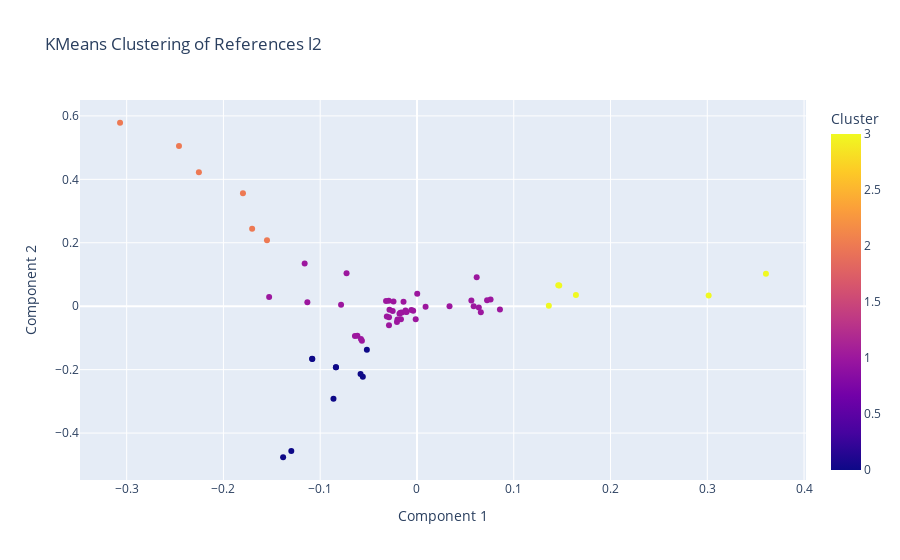

Notebook cell for this chart:
### Code cell
import plotly.express as px
import pandas as pd
from sklearn.cluster import KMeans

# Assuming l1_pca is your PCA-transformed data in pandas DataFrame format
data_to_cluster = new_l2_pca

# Convert the DataFrame to a numpy array for KMeans fitting
data_to_cluster_np = data_to_cluster.values

# Fit the KMeans model
kmeans = KMeans(n_clusters=4, n_init= 10, random_state= 40)
kmeans.fit(data_to_cluster_np)

# Get the cluster labels
labels = kmeans.labels_

# Create a DataFrame for plotting with plotly
df_plot = pd.DataFrame(data_to_cluster_np, columns=['Component 1', 'Component 2'])
df_plot['Cluster'] = labels
df_plot['Point Name'] = data_to_cluster.index  # This assumes the original DataFrame has meaningful row labels

# Create an interactive scatter plot
fig = px.scatter(df_plot, x='Component 1', y='Component 2', color='Cluster', 
                 hover_data=['Point Name'], 
                 title='KMeans Clustering of References l2')

# Display the plot
fig.show()

### Figure 1 — Plotly figure (JSON) as saved in the notebook; plotly's stock layout.template omitted (floating-point values rounded to 4 significant figures)
{"data": [{"customdata": [["AhlgrenScottD"], ["AlbinPierre"], ["BaloghJózsef"], ["BaryshnikovYuliyM"], ["Berwick-EvansDaniel"], ["BocaFlorin-Petre"], ["BradlowStevenBenjamin"], ["BronskiJaredC"], ["DeVilleRELee"], ["DeyParthaSarathi"], ["DiFrancescoPhilippe"], ["DoddChristopher"], ["DunfieldNathanM"], ["FengRunhuan"], ["FernandesRuiLoja"], ["FordKevinB"], ["GuzmanRosemaryK"], ["HaboushWilliamJ"], ["HellerJeremiahBen"], ["HinkkanenAimo"], ["HiraniAnilN"], ["HungPei-Ken"], ["HurVeraMikyoung"], ["IvanovSergeiVladimirovich"], ["JandaFelix"], ["JingXiaochen"], ["JungeMarius"], ["KatzSheldonH"], ["KedemRinat"], ["KermanEly"], ["KirkpatrickKayLene"], ["KirrEduard"], ["KostochkaAlexandrV"], ["KutzarovaDenkaN"], ["LaNaveGabriele"], ["LaugesenRichardSnyder"], ["LeditzkyFelix"], ["LermanEugeneM"], ["LiXiaochun"], ["LiuYuan"], ["McCarthyRandy"], ["MineyevIgor"], ["NikolaevIgorG"], ["OikhbergTimur"], ["PascaleffJamesThomas"], ["RaptiZoi"], ["RasmussenJacob"], ["RasmussenSarahDean"], ["RezkCharlesW"], ["ReznickBruce"], ["SongRenming"], ["SowersRichardB"], ["StojanoskaVesna"], ["ThornerJesse"], ["TolmanSusan"], ["TumanovAlexander"], ["TysonJeremyT"], ["WeiWei"], ["WuXuan"], ["YongAlexanderTF"], ["YoungAmanda"], ["ZaharescuAlexandru"], ["ZharnitskyVadim"]], "hovertemplate": "Component 1=%{x}<br>Component 2=%{y}<br>Point Name=%{customdata[0]}<br>Cluster=%{marker.color}<extra></extra>", "legendgroup": "", "marker": {"color": [1, 1, 0, 3, 1, 2, 1, 3, 1, 1, 0, 1, 0, 0, 1, 2, 1, 1, 1, 1, 1, 1, 1, 1, 1, 0, 1, 0, 0, 1, 3, 3, 0, 2, 1, 1, 1, 1, 1, 1, 1, 1, 1, 2, 1, 1, 0, 0, 1, 1, 1, 1, 1, 2, 1, 3, 1, 1, 1, 1, 1, 2, 3], "coloraxis": "coloraxis", "symbol": "circle"}, "mode": "markers", "name": "", "orientation": "v", "showlegend": false, "type": "scatter", "x": [-0.1161, -0.02068, -0.08372, 0.147, -0.03116, -0.2254, -0.02892, 0.1363, 0.06389, 0.07607, -0.05595, -0.01075, -0.1299, -0.1082, -0.02012, -0.2459, -0.0289, -0.01389, -0.0292, -0.0251, 0.066, -0.003923, 0.08574, -0.06159, -0.01566, -0.1083, -0.07278, -0.05177, -0.05831, -0.00579, 0.3014, 0.1643, -0.08372, -0.1703, -0.01183, 0.03362, -0.02427, -0.05688, 0.06171, -0.01656, -0.07845, -0.06412, -0.02842, -0.155, -0.01716, 0.07242, -0.1383, -0.08629, -0.1528, 0.0002565, 0.05859, 0.008893, -0.1133, -0.1798, -0.0579, 0.146, -0.03197, -0.01808, 0.05622, -0.001307, -0.01151, -0.3068, 0.3606], "xaxis": "x", "y": [0.1346, -0.04955, -0.1926, 0.06534, -0.03227, 0.4223, -0.05976, 0.00147, -0.004076, 0.02087, -0.2227, -0.01793, -0.4569, -0.1668, -0.04159, 0.5052, -0.035, 0.01424, 0.01703, -0.01514, -0.01943, -0.01443, -0.01077, -0.09332, -0.01983, -0.1657, 0.1038, -0.137, -0.2141, -0.01223, 0.03378, 0.03513, -0.1926, 0.2443, -0.01387, 0.0001605, 0.01471, -0.1086, 0.09091, -0.04127, 0.00419, -0.09401, -0.01155, 0.2076, -0.02026, 0.01879, -0.4763, -0.2921, 0.02927, 0.03944, 5.815e-05, -0.001815, 0.01209, 0.3561, -0.1038, 0.06639, 0.01639, -0.02369, 0.01765, -0.04113, -0.01766, 0.5785, 0.1025], "yaxis": "y"}], "layout": {"coloraxis": {"colorbar": {"title": {"text": "Cluster"}}, "colorscale": [[0, "#0d0887"], [0.1111, "#46039f"], [0.2222, "#7201a8"], [0.3333, "#9c179e"], [0.4444, "#bd3786"], [0.5556, "#d8576b"], [0.6667, "#ed7953"], [0.7778, "#fb9f3a"], [0.8889, "#fdca26"], [1, "#f0f921"]]}, "legend": {"tracegroupgap": 0}, "title": {"text": "KMeans Clustering of References l2"}, "xaxis": {"anchor": "y", "domain": [0, 1], "title": {"text": "Component 1"}}, "yaxis": {"anchor": "x", "domain": [0, 1], "title": {"text": "Component 2"}}}}
